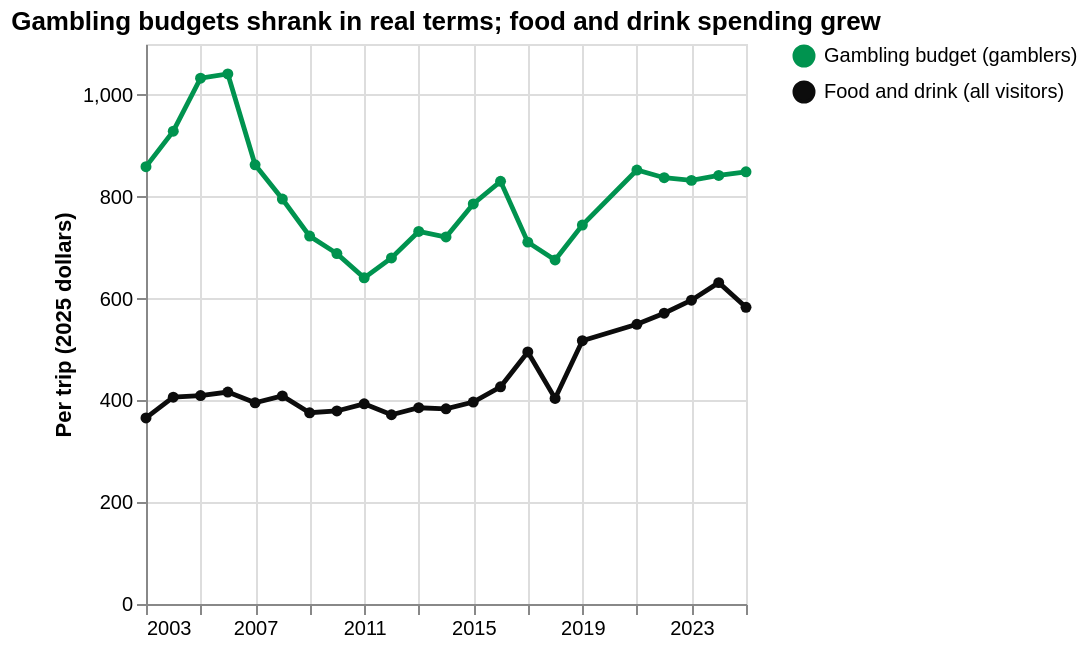

The notebook cell this image was saved under:
### Markdown cell above
The share of visitors who gambled fell from **88% in 2003 to 69% in 2016**, then climbed back to about **80%**. So visitors haven't given up gambling. From 2022, the survey added online responses to its in-person interviews, so the latest years aren't strictly comparable with earlier ones.

### Code cell
#| hide
#| caption: Average trip gambling budget (among visitors who gambled) and average trip spending on food and drink (all visitors), in 2025 dollars. LVCVA Visitor Profile Study; no survey in 2020.
s = q("SELECT year, real_gambling_budget AS gambling, real_food_drink AS food FROM v_visitor_profile ORDER BY year")
sl = s.melt("year", ["gambling", "food"], "kind", "dollars")
sl["kind"] = sl.kind.map({"gambling": "Gambling budget (gamblers)", "food": "Food and drink (all visitors)"})
alt.Chart(sl).mark_line(strokeWidth=2.4, point=alt.OverlayMarkDef(size=30, filled=True)).encode(
    x=alt.X("year:Q", title=None, axis=alt.Axis(format="d", values=list(range(2003, 2026, 2))), scale=alt.Scale(domain=[2003, 2025])),
    y=alt.Y("dollars:Q", title="Per trip (2025 dollars)"),
    color=alt.Color("kind:N", title=None, scale=alt.Scale(domain=["Gambling budget (gamblers)", "Food and drink (all visitors)"], range=[GREEN, INK])),
    tooltip=[alt.Tooltip("year:Q", format="d", title="Year"), alt.Tooltip("kind:N", title=""), alt.Tooltip("dollars:Q", format="$,.0f", title="Per trip")],
).properties(title="Gambling budgets shrank in real terms; food and drink spending grew", height=280)

### Figure 1 — Vega-Lite specification as saved in the notebook (floating-point values rounded to 4 significant figures)
{"config": {"view": {"continuousWidth": 300, "continuousHeight": 300}}, "data": {"name": "data-85268c3c2627759658cafb5c59324600"}, "mark": {"type": "line", "point": {"filled": true, "size": 30}, "strokeWidth": 2.4}, "encoding": {"color": {"field": "kind", "scale": {"domain": ["Gambling budget (gamblers)", "Food and drink (all visitors)"], "range": ["#00934f", "#0c0c0c"]}, "title": null, "type": "nominal"}, "tooltip": [{"field": "year", "format": "d", "title": "Year", "type": "quantitative"}, {"field": "kind", "title": "", "type": "nominal"}, {"field": "dollars", "format": "$,.0f", "title": "Per trip", "type": "quantitative"}], "x": {"axis": {"format": "d", "values": [2003, 2005, 2007, 2009, 2011, 2013, 2015, 2017, 2019, 2021, 2023, 2025]}, "field": "year", "scale": {"domain": [2003, 2025]}, "title": null, "type": "quantitative"}, "y": {"field": "dollars", "title": "Per trip (2025 dollars)", "type": "quantitative"}}, "height": 280, "title": "Gambling budgets shrank in real terms; food and drink spending grew", "$schema": "https://vega.github.io/schema/vega-lite/v6.4.1.json", "datasets": {"data-85268c3c2627759658cafb5c59324600": [{"year": 2003, "kind": "Gambling budget (gamblers)", "dollars": 859.1}, {"year": 2004, "kind": "Gambling budget (gamblers)", "dollars": 928.8}, {"year": 2005, "kind": "Gambling budget (gamblers)", "dollars": 1033.0}, {"year": 2006, "kind": "Gambling budget (gamblers)", "dollars": 1041.0}, {"year": 2007, "kind": "Gambling budget (gamblers)", "dollars": 862.7}, {"year": 2008, "kind": "Gambling budget (gamblers)", "dollars": 795.5}, {"year": 2009, "kind": "Gambling budget (gamblers)", "dollars": 722.7}, {"year": 2010, "kind": "Gambling budget (gamblers)", "dollars": 688.3}, {"year": 2011, "kind": "Gambling budget (gamblers)", "dollars": 640.7}, {"year": 2012, "kind": "Gambling budget (gamblers)", "dollars": 679.7}, {"year": 2013, "kind": "Gambling budget (gamblers)", "dollars": 731.9}, {"year": 2014, "kind": "Gambling budget (gamblers)", "dollars": 720.9}, {"year": 2015, "kind": "Gambling budget (gamblers)", "dollars": 785.8}, {"year": 2016, "kind": "Gambling budget (gamblers)", "dollars": 830.3}, {"year": 2017, "kind": "Gambling budget (gamblers)", "dollars": 710.8}, {"year": 2018, "kind": "Gambling budget (gamblers)", "dollars": 675.7}, {"year": 2019, "kind": "Gambling budget (gamblers)", "dollars": 744.3}, {"year": 2021, "kind": "Gambling budget (gamblers)", "dollars": 852.5}, {"year": 2022, "kind": "Gambling budget (gamblers)", "dollars": 837.4}, {"year": 2023, "kind": "Gambling budget (gamblers)", "dollars": 832.1}, {"year": 2024, "kind": "Gambling budget (gamblers)", "dollars": 841.7}, {"year": 2025, "kind": "Gambling budget (gamblers)", "dollars": 849.0}, {"year": 2003, "kind": "Food and drink (all visitors)", "dollars": 365.4}, {"year": 2004, "kind": "Food and drink (all visitors)", "dollars": 406.2}, {"year": 2005, "kind": "Food and drink (all visitors)", "dollars": 409.5}, {"year": 2006, "kind": "Food and drink (all visitors)", "dollars": 416.3}, {"year": 2007, "kind": "Food and drink (all visitors)", "dollars": 395.1}, {"year": 2008, "kind": "Food and drink (all visitors)", "dollars": 408.8}, {"year": 2009, "kind": "Food and drink (all visitors)", "dollars": 375.6}, {"year": 2010, "kind": "Food and drink (all visitors)", "dollars": 379.2}, {"year": 2011, "kind": "Food and drink (all visitors)", "dollars": 393.1}, {"year": 2012, "kind": "Food and drink (all visitors)", "dollars": 371.7}, {"year": 2013, "kind": "Food and drink (all visitors)", "dollars": 385.5}, {"year": 2014, "kind": "Food and drink (all visitors)", "dollars": 383.3}, {"year": 2015, "kind": "Food and drink (all visitors)", "dollars": 396.6}, {"year": 2016, "kind": "Food and drink (all visitors)", "dollars": 426.7}, {"year": 2017, "kind": "Food and drink (all visitors)", "dollars": 495.1}, {"year": 2018, "kind": "Food and drink (all visitors)", "dollars": 403.8}, {"year": 2019, "kind": "Food and drink (all visitors)", "dollars": 517.2}, {"year": 2021, "kind": "Food and drink (all visitors)", "dollars": 549.3}, {"year": 2022, "kind": "Food and drink (all visitors)", "dollars": 571.2}, {"year": 2023, "kind": "Food and drink (all visitors)", "dollars": 596.7}, {"year": 2024, "kind": "Food and drink (all visitors)", "dollars": 631.3}, {"year": 2025, "kind": "Food and drink (all visitors)", "dollars": 582.9}]}}
